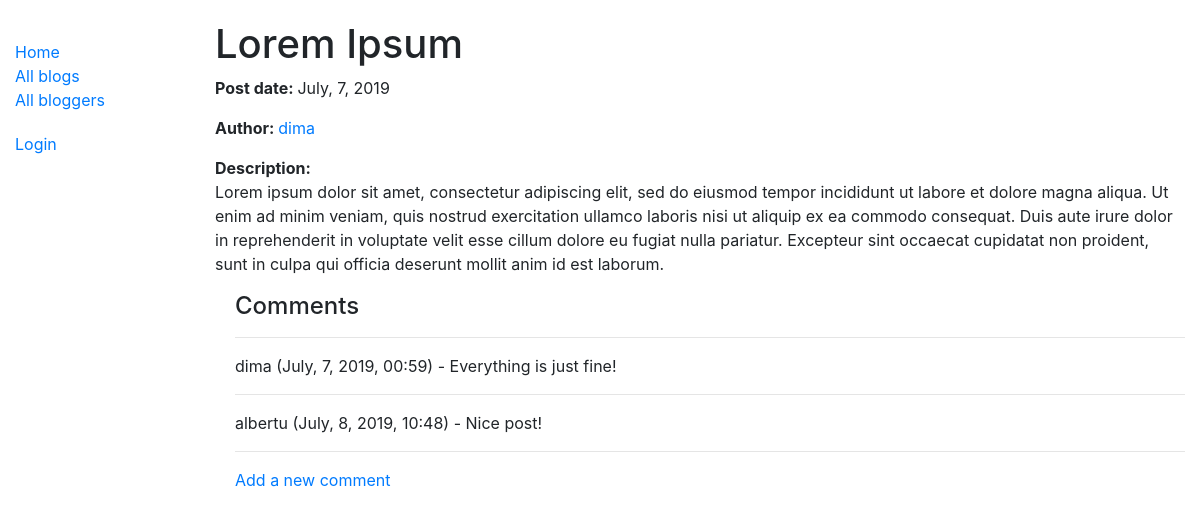
The page /blog/1/ on the database as committed earlier.
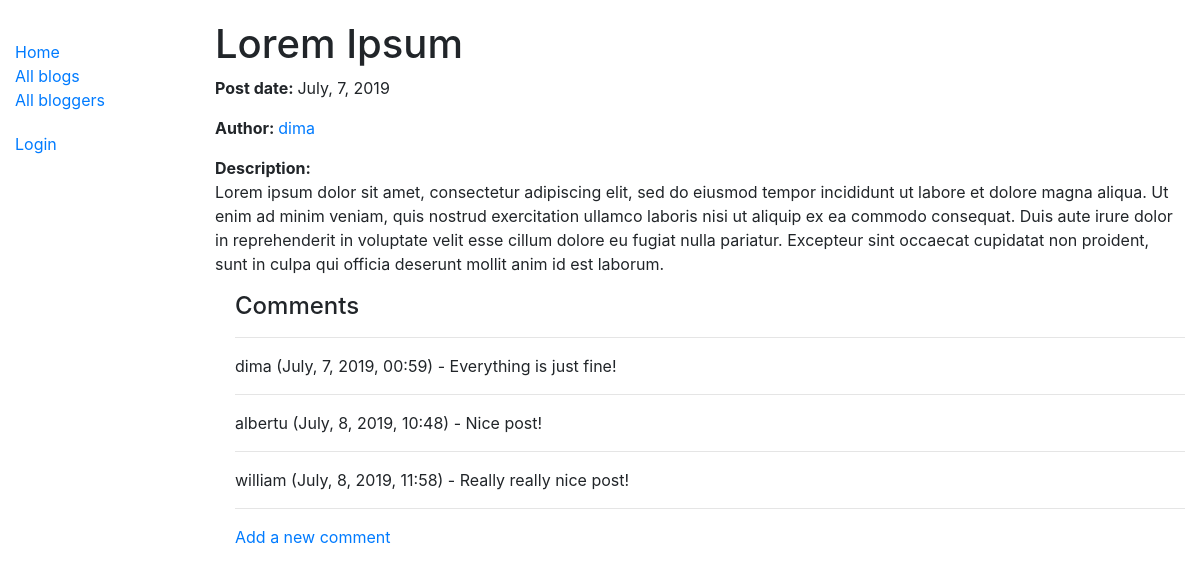
The same page on the database as committed later.
### blog/models.py (models this page shows, shortened)
class Comment(models.Model):
	user = models.ForeignKey(User, on_delete=models.SET_NULL, null=True, blank=True)
	post = models.ForeignKey(Post, on_delete=models.SET_NULL, null=True, blank=True)
	text = models.TextField()
	created_at = models.DateTimeField(auto_now_add=True)
	def format_created_at(self):
		return self.created_at.strftime('%B, %-d, %Y, %H:%M')
	class Meta:
		ordering = ['created_at']

### blog/views.py (the view)
# urls.py: path('<int:pk>/', views.PostDetailView.as_view(), name='post-detail'),
class PostDetailView(generic.DetailView):
	model = Post

### blog/models.py (called while the page is built)
	def __str__(self):
		return self.user.username

	def get_absolute_url(self):
		return reverse('author-detail', args=[str(self.id)])

	def format_created_at(self):
		return self.created_at.strftime('%B, %-d, %Y')

### blog/templates/blog/post_detail.html (shortened to what this page needs)
{% extends "base_generic.html" %}
{% block content %}
	<h1>{{ post.title }}</h1>
	<p>
		<b>Post date: </b> {{ post.format_created_at }}
	</p>
	<p>
		<b>Author: </b>
		<a href="{{ post.author.get_absolute_url }}">{{ post.author }}</a>
	</p>
	<p>
		<b>Description: </b>
		<br>
		{{ post.body }}
	</p>
	<div style="margin-left: 20px ">
		<h4>Comments</h4>
		<hr>
		{% if post.comment_set.all %}
			{% for comment in post.comment_set.all %}
				<p>
					{{ comment.user }} ({{ comment.format_created_at }}) - {{ comment.text }}
				</p>
				<hr>
			{% endfor %}
		{% else %}
			<p>There are no comments.</p>
		{% endif %}
		<a href="{% url 'comment-create' post.id %}">Add a new comment</a>
	</div>
{% endblock %}

Rows that differ between the two databases and show on the page:
added Comment: user "william", format_created_at "July, 8, 2019, 11:58", text "Really really nice post!"
